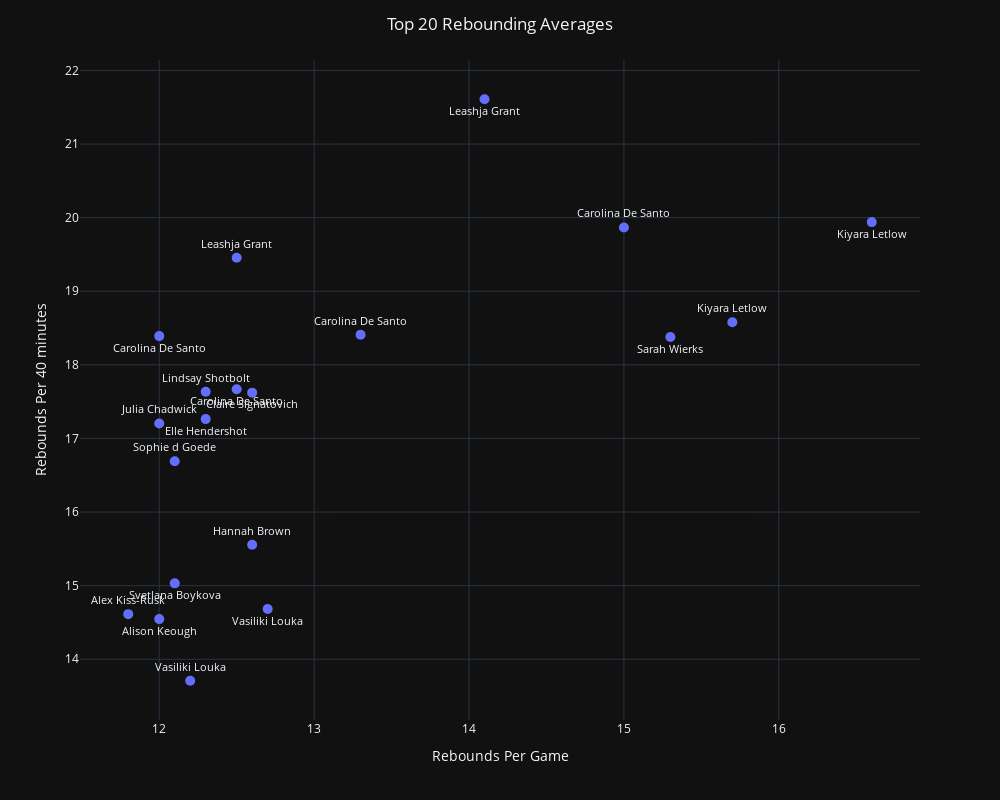

Notebook source saved alongside this figure:
### Markdown cell above
Compare per game rebounding with per 40 minutes rebounding for those with top 20 reb/g

### Code cell
df = df.sort_values(by=['reb'])

fig = px.scatter(df, 'reb', 'adjusted reb', text='Player')
fig.update_layout(width=1000, height=800, template='plotly_dark', 
                  title='Top 20 Rebounding Averages', title_x=0.5,
                  xaxis_title="Rebounds Per Game", yaxis_title="Rebounds Per 40 minutes")
fig.update_traces(textfont_size=11, marker=dict(size=10), textposition=improve_text_position(df['reb']))
fig.show()

### Figure 1 — Plotly figure (JSON) as saved in the notebook; plotly's stock layout.template omitted (floating-point values rounded to 4 significant figures)
{"data": [{"hovertemplate": "reb=%{x}<br>adjusted reb=%{y}<br>Player=%{text}<extra></extra>", "legendgroup": "", "marker": {"color": "#636efa", "size": 10, "symbol": "circle"}, "mode": "markers+text", "name": "", "orientation": "v", "showlegend": false, "text": ["Alex Kiss-Rusk", "Carolina De Santo", "Julia Chadwick", "Alison Keough", "Sophie d Goede", "Svetlana Boykova", "Vasiliki Louka", "Elle Hendershot", "Lindsay Shotbolt", "Carolina De Santo", "Leashja Grant", "Claire Signatovich", "Hannah Brown", "Vasiliki Louka", "Carolina De Santo", "Leashja Grant", "Carolina De Santo", "Sarah Wierks", "Kiyara Letlow", "Kiyara Letlow"], "textfont": {"size": 11}, "textposition": ["top center", "bottom center", "top center", "bottom center", "top center", "bottom center", "top center", "bottom center", "top center", "bottom center", "top center", "bottom center", "top center", "bottom center", "top center", "bottom center", "top center", "bottom center", "top center", "bottom center"], "type": "scatter", "x": [11.8, 12, 12, 12, 12.1, 12.1, 12.2, 12.3, 12.3, 12.5, 12.5, 12.6, 12.6, 12.7, 13.3, 14.1, 15, 15.3, 15.7, 16.6], "xaxis": "x", "y": [14.61, 18.39, 17.2, 14.55, 16.69, 15.03, 13.71, 17.26, 17.63, 17.67, 19.46, 17.62, 15.56, 14.68, 18.41, 21.61, 19.87, 18.38, 18.58, 19.94], "yaxis": "y"}], "layout": {"height": 800, "legend": {"tracegroupgap": 0}, "margin": {"t": 60}, "title": {"text": "Top 20 Rebounding Averages", "x": 0.5}, "width": 1000, "xaxis": {"anchor": "y", "domain": [0, 1], "title": {"text": "Rebounds Per Game"}}, "yaxis": {"anchor": "x", "domain": [0, 1], "title": {"text": "Rebounds Per 40 minutes"}}}}
